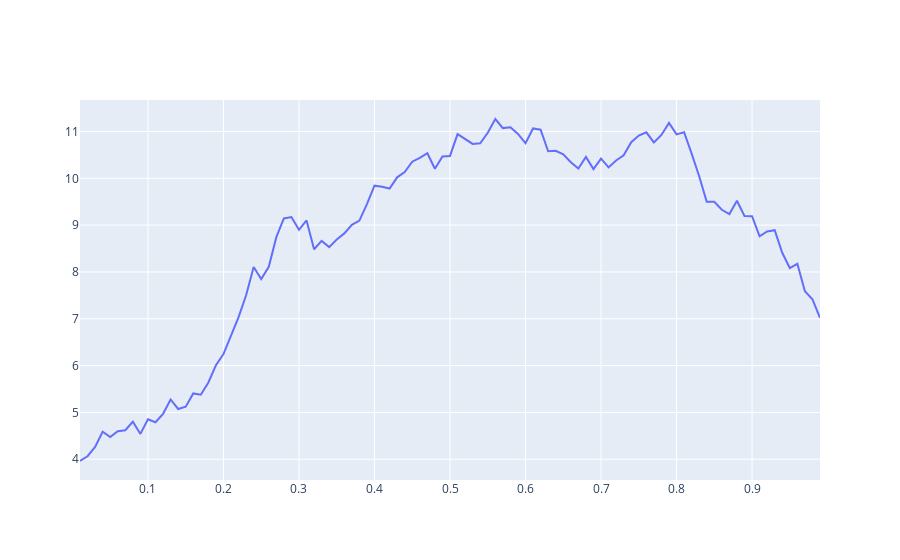
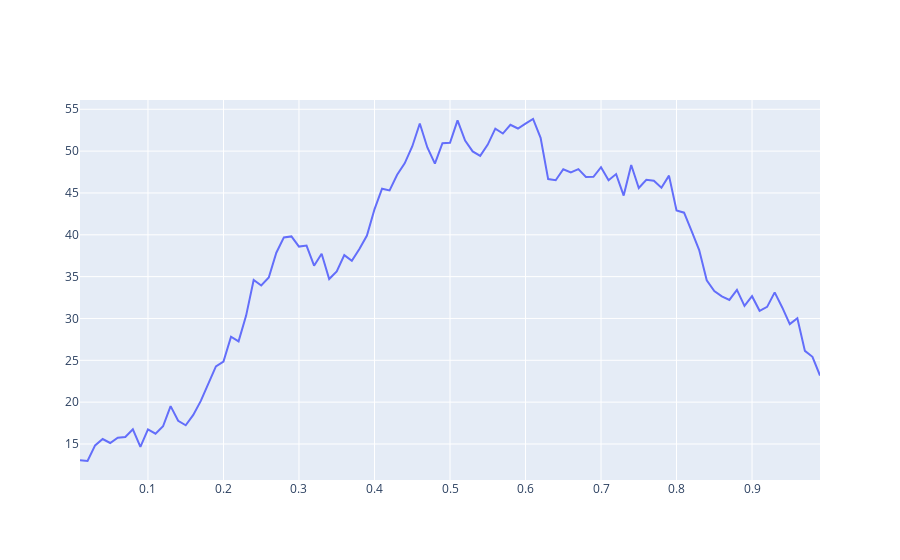

The notebook cell these images were saved under, in order:
### Code cell
fig = go.Figure()
fig.add_trace(go.Scatter(x=opt_result['weight1'].tolist(), y=opt_result['cumul_return'].tolist(),
                                 mode='lines',
                                 name='cumulative'))

fig.show()

fig = go.Figure()
fig.add_trace(go.Scatter(x=opt_result['weight1'].tolist(), y=opt_result['return_mdd'].tolist(),
                                 mode='lines',
                                 name='cumulative'))

fig.show()
